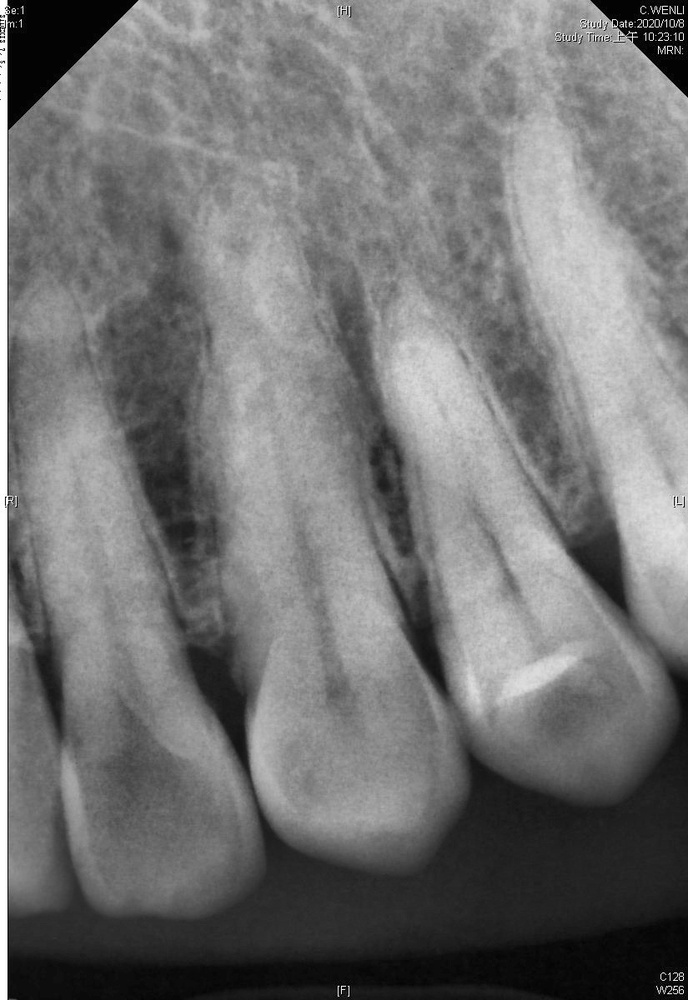
#> input picture image_enhancement/images/11_AHE.jpg, 688 x 1000 px, shrunk from 825 x 1200 before the run, found by its file name; its folder holds only this picture in this run
$ python 'Adaptive Histogram Equalization.py'
#> lines starting #> are read from the running program, lines starting #| are printed output that depends on the picture
"""
"Adaptive Histogram Equalization" (AHE)
"""
import os
import cv2
import matplotlib.pyplot as plt

img_dir = "image_enhancement/images"
output_dir = "image_enhancement/images"

# os.makedirs(output_dir, exist_ok=True)

for name in os.listdir(img_dir):
    img_path = os.path.join(img_dir, name)
    output_path = os.path.join(output_dir, name)

    # 讀取灰度照片
    img = cv2.imread(img_path, cv2.IMREAD_GRAYSCALE)
#> img is the input picture: shape (1000, 688); min 0, max 255, mean 115.7

    # 使用中值濾波器減少噪聲
    filtered_image = cv2.medianBlur(img, 5)

    # 建立CLAHE對象
    clahe = cv2.createCLAHE(clipLimit=2.0, tileGridSize=(8, 8))

    # 適應性直方圖均衡化
    clahe_img = clahe.apply(filtered_image)
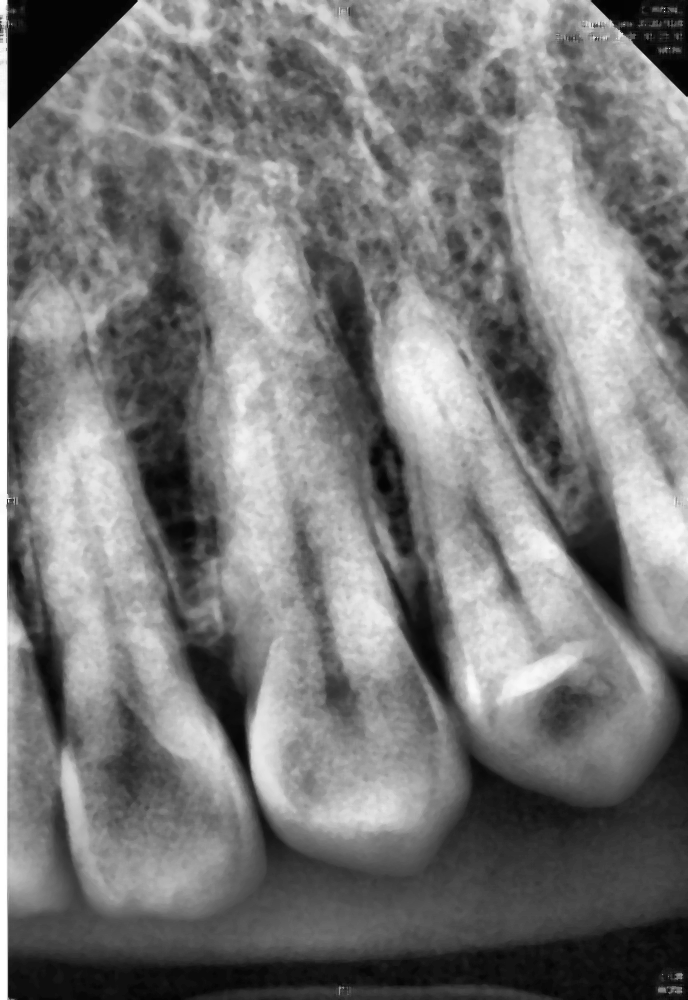
#> clahe_img: shape (1000, 688); min 2, max 255, mean 121.4

    # cv2.imwrite(output_path, clahe_img)
    # print(f'save image "{output_path}"')

    # # 顯示原始與增強後的影像
    plt.figure(figsize=(10, 6))
    plt.subplot(1, 3, 1)
    plt.imshow(img, cmap='gray')
    plt.title('Original Image')

    plt.subplot(1, 3, 2)
    plt.imshow(img, cmap='gray')
    plt.title('medianBlur Image')

    plt.subplot(1, 3, 3)
    plt.imshow(clahe_img, cmap='gray')
    plt.title('CLAHE Image')

    plt.show()
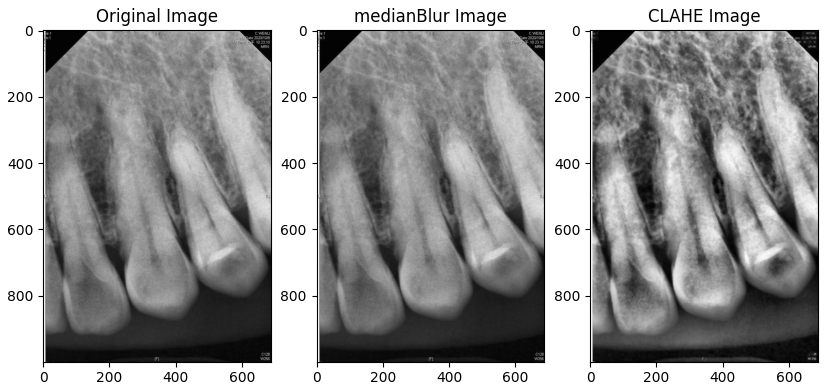
#> figure drawn by matplotlib, 3 panels
